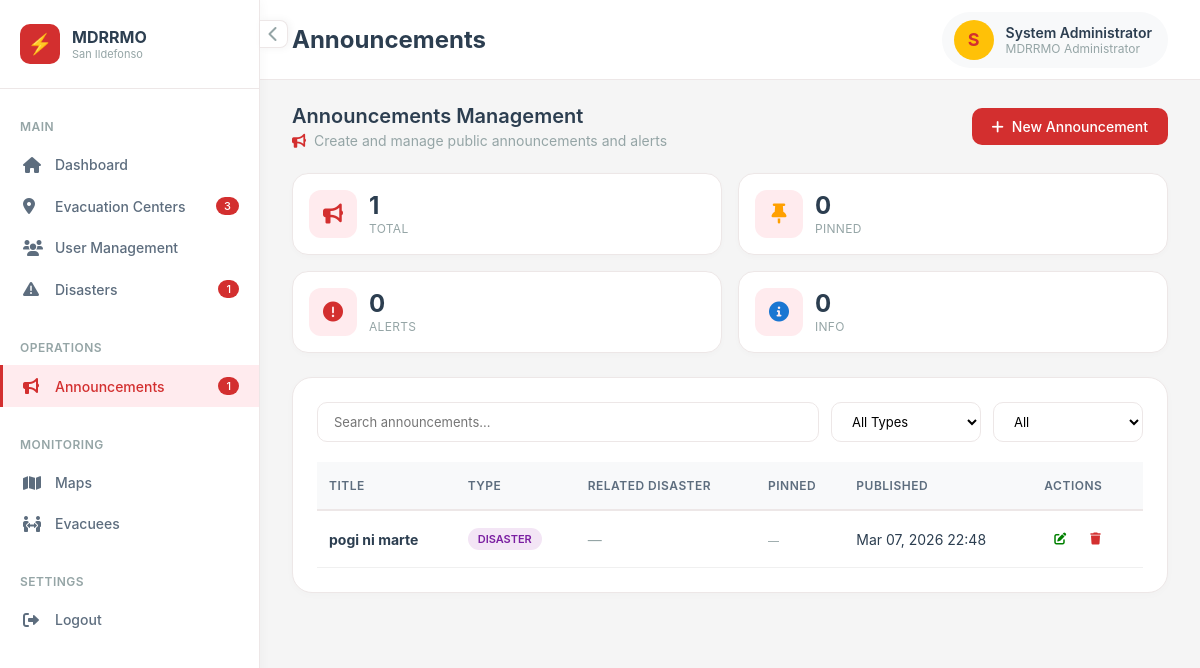
The page /admin/announcements.php (signed in) on the database its author committed.
### tables this page shows
CREATE TABLE `users` (
  `id` int(10) UNSIGNED NOT NULL,
  `first_name` varchar(80) NOT NULL DEFAULT '',
  `last_name` varchar(80) NOT NULL DEFAULT '',
  `middle_name` varchar(80) DEFAULT NULL,
  `suffix` varchar(20) DEFAULT NULL,
  `full_name` varchar(255) GENERATED ALWAYS AS (trim(concat_ws(' ',`first_name`,coalesce(nullif(`middle_name`,''),NULL),`last_name`,coalesce(nullif(`suffix`,''),NULL)))) VIRTUAL,
  `email` varchar(150) NOT NULL,
  `contact_number` varchar(20) DEFAULT NULL,
  `birthday` date DEFAULT NULL COMMENT 'Date of birth — used to auto-compute age',
  `sex` enum('male','female','prefer_not_to_say') DEFAULT NULL COMMENT 'Biological sex of account owner',
  `password_hash` varchar(255) NOT NULL,
  `role` enum('citizen','admin','coordinator') NOT NULL DEFAULT 'citizen',
  `barangay_id` int(10) UNSIGNED NOT NULL,
  `house_number` varchar(50) NOT NULL,
  `is_email_verified` tinyint(1) NOT NULL DEFAULT 0,
  `otp_code_hash` varchar(255) DEFAULT NULL,
  `otp_expires_at` datetime DEFAULT NULL,
  `device_token` varchar(255) DEFAULT NULL,
  `device_fingerprint` varchar(255) DEFAULT NULL,
  `device_registered_at` datetime DEFAULT NULL,
  `is_device_trusted` tinyint(1) NOT NULL DEFAULT 0,
  `is_active` tinyint(1) NOT NULL DEFAULT 1,
  `created_at` datetime NOT NULL DEFAULT current_timestamp(),
  `updated_at` datetime NOT NULL DEFAULT current_timestamp() ON UPDATE current_timestamp()
);

CREATE TABLE `announcements` (
  `id` int(10) UNSIGNED NOT NULL,
  `title` varchar(200) NOT NULL,
  `body` text NOT NULL,
  `type` enum('general','disaster') NOT NULL DEFAULT 'general',
  `disaster_id` int(10) UNSIGNED DEFAULT NULL,
  `is_pinned` tinyint(1) NOT NULL DEFAULT 0,
  `published_at` datetime NOT NULL DEFAULT current_timestamp(),
  `created_by` int(10) UNSIGNED NOT NULL,
  `created_at` datetime NOT NULL DEFAULT current_timestamp(),
  `updated_at` datetime NOT NULL DEFAULT current_timestamp() ON UPDATE current_timestamp()
);

### pages/session.php (called while the page is built, shortened)
<?php
function current_user(): ?array
{
    static $cached = null;
    if ($cached !== null) {
        return $cached;
    }
    $pdo = db();
    $stmt = $pdo->prepare('SELECT u.*, b.name AS barangay_name, b.municipality, b.province
                           FROM users u
                           JOIN barangays b ON b.id = u.barangay_id
                           WHERE u.id = ? AND u.is_active = 1');
    $stmt->execute([$_SESSION['user_id']]);
    $cached = $stmt->fetch() ?: null;
    return $cached;
}
function require_login(?string $role = null): void
{
    $user = current_user();
}

### admin/announcements.php (the view, shortened to what this page needs)
<?php
require_once __DIR__ . '/../pages/session.php';
require_login('admin');
$pdo  = db();
$user = current_user();
$stmt = $pdo->query("SELECT a.*, d.title AS disaster_title
                     FROM announcements a
                     LEFT JOIN disasters d ON d.id = a.disaster_id
                     ORDER BY a.is_pinned DESC, a.published_at DESC, a.id DESC");
$announcements = $stmt->fetchAll();
$totalAnnouncements = count($announcements);
$pinnedCount = 0;
$alertCount = 0;
$infoCount = 0;
$_badgeCenters       = (int)$pdo->query("SELECT COUNT(*) FROM evacuation_centers")->fetchColumn();
$_badgeOngoing       = (int)$pdo->query("SELECT COUNT(*) FROM disasters WHERE status = 'ongoing'")->fetchColumn();
$_badgeAnnouncements = (int)$pdo->query("SELECT COUNT(*) FROM announcements")->fetchColumn();
?>
<!DOCTYPE html>
<html lang="en">
<head>
    <link rel="stylesheet" href="../asset/css/admin_announcement.css" />
    <link rel="stylesheet" href="https://cdnjs.cloudflare.com/ajax/libs/font-awesome/6.0.0/css/all.min.css" />
</head>
<body>
    <div class="app-wrapper">
        <div class="sidebar-toggle-btn" id="sidebarToggleBtn">
            <i class="fas fa-chevron-left"></i>
        </div>
        <aside class="sidebar" id="sidebar">
            <div class="sidebar-header">
                <div class="sidebar-logo">
                    <div class="logo-image">
                    </div>
                    <div class="logo-text">
                        <h3>MDRRMO</h3>
                        <p>San Ildefonso</p>
                    </div>
                </div>
            </div>
            <div class="sidebar-content">
                <div class="sidebar-section">
                    <div class="sidebar-section-title">Main</div>
                    <ul class="sidebar-menu">
                        <li><a href="index.php" class="sidebar-link"><i class="fas fa-home"></i> <span>Dashboard</span></a></li>
                        <li><a href="centers.php" class="sidebar-link"><i class="fas fa-map-marker-alt"></i> <span>Evacuation Centers</span> <?php if($_badgeCenters > 0): ?><span class="sidebar-badge"><?php echo $_badgeCenters; ?></span><?php endif; ?></a></li>
                        <li><a href="users.php" class="sidebar-link"><i class="fas fa-users"></i> <span>User Management</span></a></li>
                        <li><a href="disasters.php" class="sidebar-link"><i class="fas fa-exclamation-triangle"></i> <span>Disasters</span><?php if($_badgeOngoing > 0): ?><span class="sidebar-badge"><?php echo $_badgeOngoing; ?></span><?php endif; ?></a></li>
                    </ul>
                </div>
                <div class="sidebar-section">
                    <div class="sidebar-section-title">Operations</div>
                    <ul class="sidebar-menu">
                        <li><a href="announcements.php" class="sidebar-link active"><i class="fas fa-bullhorn"></i> <span>Announcements</span> <?php if($_badgeAnnouncements > 0): ?><span class="sidebar-badge"><?php echo $_badgeAnnouncements; ?></span><?php endif; ?></a></li>
                    </ul>
                </div>
                <div class="sidebar-section">
                    <div class="sidebar-section-title">Monitoring</div>
                    <ul class="sidebar-menu">
                        <li><a href="maps.php" class="sidebar-link"><i class="fas fa-map"></i> <span>Maps</span></a></li>
                        <li><a href="evacuees.php" class="sidebar-link"><i class="fas fa-people-arrows"></i> <span>Evacuees</span></a></li>
                    </ul>
                </div>
                <div class="sidebar-section">
                    <div class="sidebar-section-title">Settings</div>
                    <ul class="sidebar-menu">
                        <li><a href="../pages/logout.php" class="sidebar-link"><i class="fas fa-sign-out-alt"></i> <span>Logout</span></a></li>
                    </ul>
                </div>
            </div>
        </aside>
        <main class="main-content" id="mainContent">
            <div class="top-nav">
                <div class="page-title">
                    <h1>Announcements</h1>
                </div>
                <div class="user-menu">
                    <div class="user-profile">
                        <div class="user-avatar">
                            <?php echo strtoupper(substr($user['full_name'] ?? 'A', 0, 1)); ?>
                        </div>
                        <div class="user-info">
                            <span class="user-name"><?php echo htmlspecialchars($user['full_name'] ?? 'Admin'); ?></span>
                            <span class="user-role">MDRRMO Administrator</span>
                        </div>
                    </div>
                </div>
            </div>
            <div class="dashboard">
                <div class="page-header">
                    <div class="page-header-left">
                        <h2>Announcements Management</h2>
                        <p>
                            <i class="fas fa-bullhorn" style="color: var(--primary-red);"></i>
                            Create and manage public announcements and alerts
                        </p>
                    </div>
                    <a href="announcement_edit.php" class="btn-primary">
                        <i class="fas fa-plus"></i> New Announcement
                    </a>
                </div>
                <div class="stats-row">
                    <div class="stat-card">
                        <div class="stat-icon"><i class="fas fa-bullhorn"></i></div>
                        <div class="stat-content">
                            <div class="stat-value"><?php echo $totalAnnouncements; ?></div>
                            <div class="stat-label">Total</div>
                        </div>
                    </div>
                    <div class="stat-card">
                        <div class="stat-icon"><i class="fas fa-thumbtack" style="color: #FFA000;"></i></div>
                        <div class="stat-content">
                            <div class="stat-value"><?php echo $pinnedCount; ?></div>
                            <div class="stat-label">Pinned</div>
                        </div>
                    </div>
                    <div class="stat-card">
                        <div class="stat-icon"><i class="fas fa-exclamation-circle" style="color: var(--primary-red);"></i></div>
                        <div class="stat-content">
                            <div class="stat-value"><?php echo $alertCount; ?></div>
                            <div class="stat-label">Alerts</div>
                        </div>
                    </div>
                    <div class="stat-card">
                        <div class="stat-icon"><i class="fas fa-info-circle" style="color: #1976D2;"></i></div>
                        <div class="stat-content">
                            <div class="stat-value"><?php echo $infoCount; ?></div>
                            <div class="stat-label">Info</div>
                        </div>
                    </div>
                </div>
                <div class="card">
                    <?php if ($announcements): ?>
                    <div class="filter-bar">
                        <input type="text" class="filter-input" placeholder="Search announcements..." id="searchInput">
                        <select class="filter-select" id="typeFilter">
                            <option value="">All Types</option>
                        </select>
                        <select class="filter-select" id="pinnedFilter">
                            <option value="">All</option>
                        </select>
                    </div>
                    <?php endif; ?>
                    <?php if (!$announcements): ?>
                        <div class="empty-state">
                            <i class="fas fa-bullhorn"></i>
                            <p>No announcements have been created yet.</p>
                            <a href="announcement_edit.php" class="btn-primary">
                                <i class="fas fa-plus"></i> Create First Announcement
                            </a>
                        </div>
                    <?php else: ?>
                        <div class="table-container">
                            <table class="table" id="announcementsTable">
                                <thead>
                                    <tr>
                                        <th>Title</th>
                                        <th>Type</th>
                                        <th>Related Disaster</th>
                                        <th>Pinned</th>
                                        <th>Published</th>
                                        <th>Actions</th>
                                    </tr>
                                </thead>
                                <tbody>
                                    <?php foreach ($announcements as $a):
                                        $typeClass = 'type-other';
                                        $publishedDate = date('M d, Y H:i', strtotime($a['published_at']));
                                    ?>
                                        <tr>
                                            <td>
                                                <strong><?php echo htmlspecialchars($a['title']); ?></strong>
                                            </td>
                                            <td>
                                                <span class="type-badge <?php echo $typeClass; ?>">
                                                    <?php echo htmlspecialchars(ucfirst($a['type'] ?? 'Other')); ?>
                                                </span>
                                            </td>
                                            <td>
                                                <?php if ($a['disaster_title']): ?>
                                                    <span style="display: flex; align-items: center; gap: 4px;">
                                                        <i class="fas fa-exclamation-triangle" style="color: var(--primary-red); font-size: 11px;"></i>
                                                        <?php echo htmlspecialchars($a['disaster_title']); ?>
                                                    </span>
                                                <?php else: ?>
                                                    <span style="color: #95A5A6;">—</span>
                                                <?php endif; ?>
                                            </td>
                                            <td>
                                                <?php if ($a['is_pinned']): ?>
                                                    <span class="pinned-badge">
                                                        <i class="fas fa-thumbtack"></i> Pinned
                                                    </span>
                                                <?php else: ?>
                                                    <span class="unpinned">—</span>
                                                <?php endif; ?>
                                            </td>
                                            <td><?php echo $publishedDate; ?></td>
                                            <td>
                                                <a href="announcement_edit.php?id=<?php echo (int)$a['id']; ?>" class="action-btn">
                                                    <i class="fas fa-edit"></i>
                                                </a>
                                               <a href="<?php echo !empty($a['disaster_id']) ? '#' : 'announcement_delete.php?id='.(int)$a['id']; ?>"
                                                class="action-btn"
                                                style="color: #D32F2F;"
                                                onclick="<?php if (!empty($a['disaster_id'])): ?>
                                                   alert('Unable to Delete Announcement\n\nThis announcement is currently linked to a disaster.\nPlease unlink the disaster from this announcement before deleting it.'); return false;
                                                <?php else: ?>
                                                    return confirm('Delete this announcement?');
                                                <?php endif; ?>">
                                                    <i class="fas fa-trash"></i>
                                                </a>
                                            </td>
                                        </tr>
                                    <?php endforeach; ?>
                                </tbody>
                            </table>
                        </div>
                    <?php endif; ?>
                </div>
            </div>
        </main>
    </div>
</body>
</html>

### rows shown on the page
users: full_name "S", full_name "System Administrator"
announcements: title "pogi ni marte", type "DISASTER", published_at "Mar 07, 2026 22:48"

### other values the page prints
$_badgeCenters "3"
$_badgeOngoing "1"
$_badgeAnnouncements "1"
$totalAnnouncements "1"
$pinnedCount "0"
$alertCount "0"
$infoCount "0"
